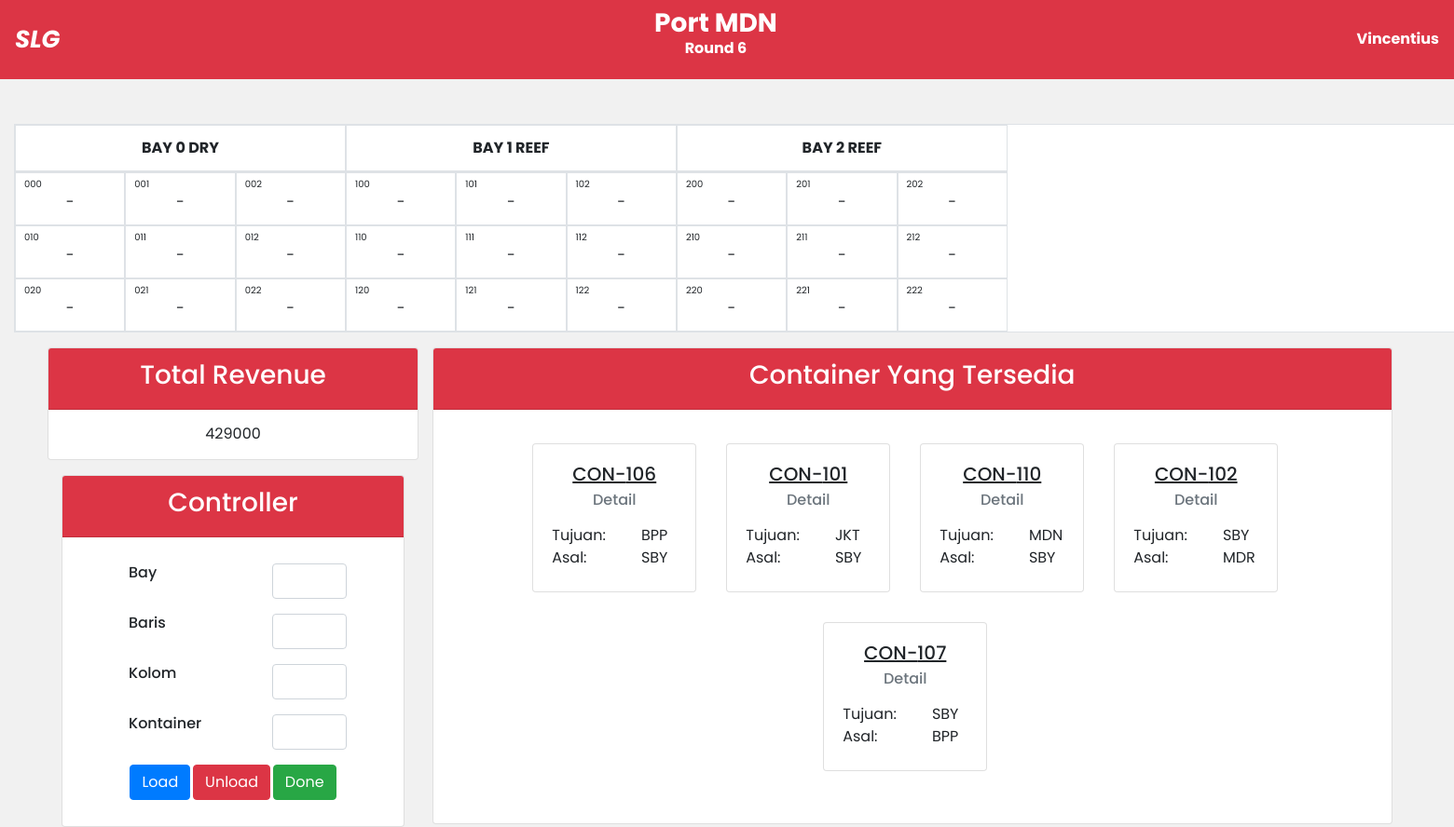
/game1.php (signed in), run on an earlier commit of the app's database.
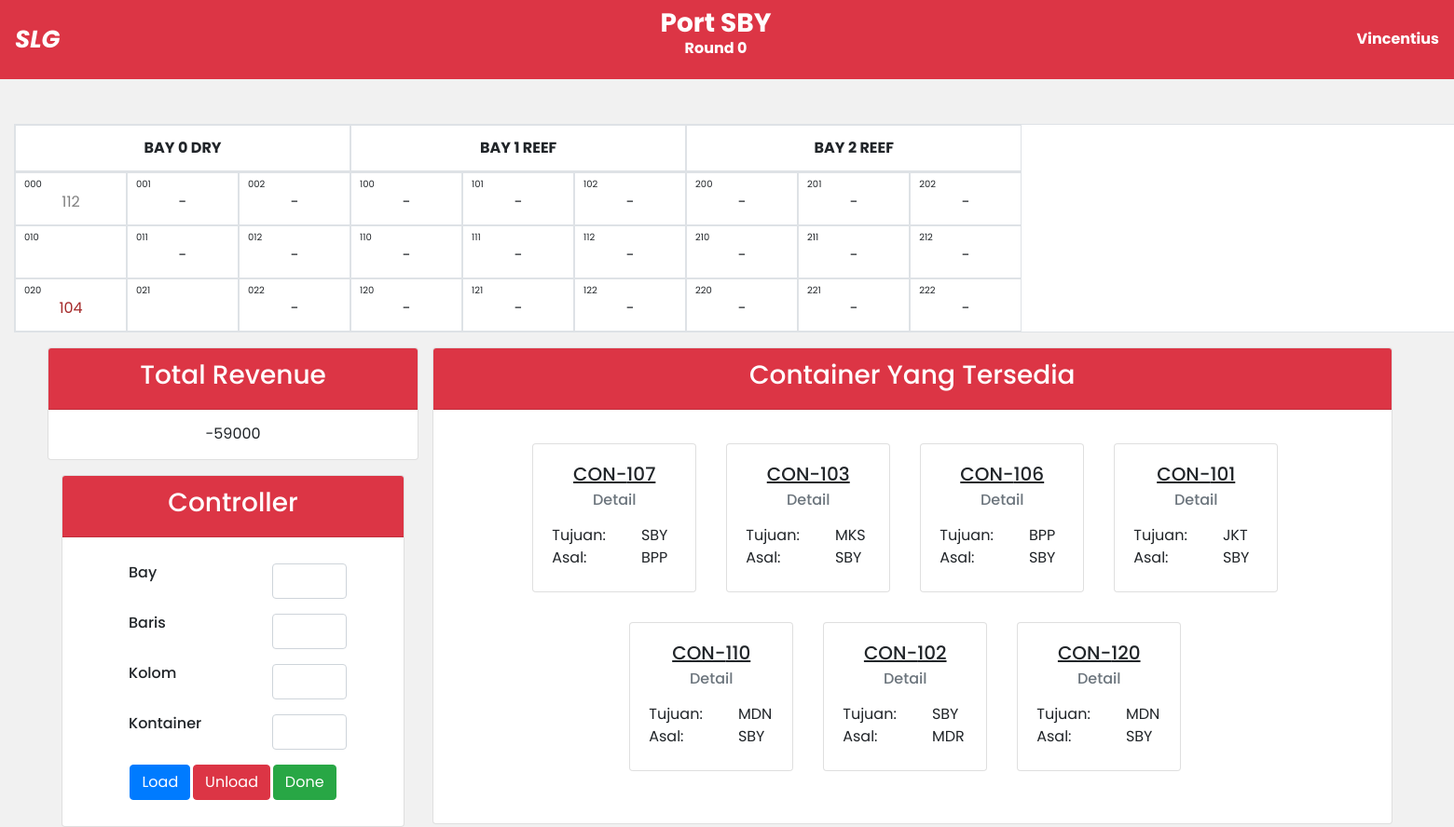
And on a later commit of the database.
### tables this page shows
CREATE TABLE `user` (
  `team_name` varchar(10) NOT NULL,
  `password` varchar(5) NOT NULL,
  `ship` longtext NOT NULL CHECK (json_valid(`ship`)),
  `status` int(1) DEFAULT NULL,
  `id_room` int(4) NOT NULL,
  `origin` text DEFAULT NULL,
  `revenue` int(255) NOT NULL,
  `round` int(11) NOT NULL,
  `pindah` text NOT NULL,
  `finish` int(11) NOT NULL,
  `chance` int(11) NOT NULL,
  `max_chances` int(11) NOT NULL
);

CREATE TABLE `temp_container` (
  `id_container` int(11) NOT NULL,
  `id_user` varchar(11) NOT NULL
);

CREATE TABLE `container` (
  `id_container` int(10) NOT NULL,
  `asal_container` text NOT NULL,
  `tujuan_container` text NOT NULL,
  `id_sales` int(10) NOT NULL,
  `types` text NOT NULL
);

### game1.php (the view, shortened to what this page needs)
<?php
require 'connect.php';
$id = $_SESSION['username'];
$sql = "SELECT pindah, finish from user where team_name = '$id'";
$result = mysqli_query($con, $sql);
$row = mysqli_fetch_array($result);
if ($row['pindah'] == "YES") {
    $roomID = $_SESSION['roomID'];
    $sql = "UPDATE user SET pindah = 'NO' WHERE id_room = '$roomID'";
    mysqli_query($con, $sql);
}
?>
<!DOCTYPE html>
<html lang="en">
<head>
    <link rel="stylesheet" href="https://maxcdn.bootstrapcdn.com/bootstrap/4.0.0/css/bootstrap.min.css">
    <link rel="stylesheet" href="https://cdn.jsdelivr.net/npm/sweetalert2@11/dist/sweetalert2.min.css" id="theme-styles" />
</head>
<body>
    <nav class="navbar navbar-dark bg-danger navbar-expand d-flex justify-content-between" style="width: 100%;">
        <div>
            <a href="#" class="navbar-brand disabled" style="font-style: italic; font-weight:bold; font-size:26px">SLG</a>
        </div>
        <div class="text-white">
            <?php
            $id = $_SESSION['username'];
            $sql = "SELECT origin, round FROM user WHERE team_name='$id'";
            $result = mysqli_query($con, $sql);
            $row = mysqli_fetch_array($result);
            $temp = $row['round'];
            echo "<h3 style='font-weight:bold;'>
                        <div class='row'>
                            Port
                            $row[origin]
                        </div>";
            echo "
                        <div class='row d-flex justify-content-center'>
                            <h6 class='text-center' style='font-weight:bold;'>Round $temp</h6>
                        </div>
                    </h3>";
            ?>
        </div>
        <div class="text-white" style="font-weight: bold;">
            <?php
            echo $_SESSION['username'];
            ?>
        </div>
    </nav>
    <div class="container-fluid mt-5" style="width: 109rem;">
        <table class="flex-nowrap table table-responsive table-bordered text-center overflow-x-auto" style="margin-top: 10px; background-color: #fff;">
            <thead>
                <?php
                $id = $_SESSION['username'];
                $sql = "SELECT ship FROM user WHERE team_name='$id'";
                $result = mysqli_query($con, $sql);
                $resShip = mysqli_fetch_array($result);
                $shipLayout = json_decode($resShip['ship']);
                $temp = count($shipLayout);
                ?>
                <tr class="flex flex-nowrap row" style="margin-left: 0;">
                    <?php
                    for ($i = 0; $i < $temp; $i++) {
                        if ($i == 1 || $i == 2) {
                            echo
                            "
                                        <th class='col-12'>BAY $i REEF</th>
                                    ";
                        } else {
                            echo
                            "
                                    <th class='col-12'>BAY $i DRY</th>
                                ";
                        }
                    }
                    ?>
                </tr>
            </thead>
            <tbody class="overflow-auto">
                <tr class="flex flex-nowrap row" style="margin-left: 0;">
                    <?php
                    $a = 0;
                    $b = 0;
                    $c = 0;
                    $counter = 0;
                    ?>
                    <?php
                    for ($i = 0; $i < 3 * $temp; $i++) {
                        $sql = "SELECT ship FROM user WHERE team_name ='$id'";
                        $result = mysqli_query($con, $sql);
                        $row = mysqli_fetch_array($result);
                        $rowDeck = json_decode($row['ship']);
                        echo
                        "
                                <td class='col-4'>
                                    <div class='id'>
                                        $a$b$c
                                    </div>
                            ";
                        if ($rowDeck[$a][$b][$c] == 0) {
                            echo "-";
                        } else {
                            $container = $rowDeck[$a][$b][$c];
                            $sql = "SELECT * FROM container WHERE id_container='$container'";
                            $result = mysqli_query($con, $sql);
                            $row = mysqli_fetch_array($result);
                            if ($row[2] == 'MDN') {
                                echo "<div style='color: gray'>$row[0]</div>";
                            }
                        }
                        echo "</td>";
                        $c += 1;
                        $counter += 1;
                        if ($counter % 3 == 0) {
                            $a += 1;
                        }
                        if ($c == 3) $c = 0;
                    }
                    ?>
                </tr>
                <tr class="flex flex-nowrap row" style="margin-left: 0;">
                    <?php
                    $a = 0;
                    $b = 1;
                    $c = 0;
                    $counter = 0;
                    ?>
                    <?php
                    for ($i = 0; $i < 3 * $temp; $i++) {
                        $sql = "SELECT ship FROM user WHERE team_name ='$id'";
                        $result = mysqli_query($con, $sql);
                        $row = mysqli_fetch_array($result);
                        $rowDeck = json_decode($row['ship']);
                        echo
                        "
                                <td class='col-4'>
                                    <div class='id'>
                                        $a$b$c
                                    </div>
                            ";
                        if ($rowDeck[$a][$b][$c] == 0) {
                            echo "-";
                        }
                        echo "</td>";
                        $c += 1;
                        $counter += 1;
                        if ($counter % 3 == 0) {
                            $a += 1;
                        }
                        if ($c == 3) $c = 0;
                    }
                    ?>
                </tr>
                <tr class="flex flex-nowrap row" style="margin-left: 0;">
                    <?php
                    $a = 0;
                    $b = 2;
                    $c = 0;
                    $counter = 0;
                    ?>
                    <?php
                    for ($i = 0; $i < 3 * $temp; $i++) {
                        $sql = "SELECT ship FROM user WHERE team_name ='$id'";
                        $result = mysqli_query($con, $sql);
                        $row = mysqli_fetch_array($result);
                        $rowDeck = json_decode($row['ship']);
                        echo
                        "
                                <td class='col-4'>
                                    <div class='id'>
                                        $a$b$c
                                    </div>
                            ";
                        if ($rowDeck[$a][$b][$c] == 0) {
                            echo "-";
                        } else {
                            $container = $rowDeck[$a][$b][$c];
                            $sql = "SELECT * FROM container WHERE id_container='$container'";
                            $result = mysqli_query($con, $sql);
                            $row = mysqli_fetch_array($result);
                            if ($row[2] == 'BPP') {
                                echo "<div style='color: brown'>$row[0]</div>";
                            }
                        }
                        echo "</td>";
                        $c += 1;
                        $counter += 1;
                        if ($counter % 3 == 0) {
                            $a += 1;
                        }
                        if ($c == 3) $c = 0;
                    }
                    ?>
                </tr>
            </tbody>
        </table>
    </div>
    <div class="row d-flex justify-content-center mt-3">
        <div class="col-3">
            <div class="row d-flex justify-content-center">
                <div class="card" style="height: 7.55rem; width:28rem;">
                    <div class="text-center card-header bg-danger text-white">
                        <h3>
                            Total Revenue
                        </h3>
                    </div>
                    <div class="d-flex justify-content-center my-auto">
                        <div class="row money" data-ccy='IDR'>
                            <?php
                            $id = $_SESSION['username'];
                            $sql = "SELECT * FROM user WHERE team_name = '$id'";
                            $result = mysqli_query($con, $sql);
                            $row = mysqli_fetch_array($result);
                            echo $row[6];
                            ?>
                        </div>
                    </div>
                </div>
            </div>
            <div class="card mt-3">
                <div class="card-header text-center bg-danger">
                    <h3 class="text-white">
                        Controller
                    </h3>
                </div>
                <div class="card-body d-flex justify-content-around">
                    <form method="POST" action="bongpasLogic.php">
                        <div class="row my-auto p-2">
                            <h6 class="col-8">Bay</h6>
                            <input type="text" class="form-control" name="bay" id="bay" style="width: 5rem">
                        </div>
                        <div class="row my-auto p-2">
                            <h6 class="col-8">Baris</h6>
                            <input type="text" class="form-control" name="baris" id="baris" style="width: 5rem;">
                        </div>
                        <div class="row my-auto p-2">
                            <h6 class="col-8">Kolom</h6>
                            <input type="text" class="form-control" name="kolom" id="kolom" style="width: 5rem;">
                        </div>
                        <div class="row my-auto p-2">
                            <h6 class="col-8">Kontainer</h6>
                            <input type="text" class="form-control" name="kontainer" id="kontainer" style="width:5rem">
                        </div>
                        <div class="row mx-auto p-2" style="width: 15rem;">
                            <div class="mx-auto">
                                <button class="btn btn-primary" type="submit" name="pasang" id="pasang">Load</button>
                            </div>
                            <div class="mx-auto">
                                <button class="btn btn-danger" type="submit" name="bongkar" id="bongkar">Unload</button>
                            </div>
                            <div class="mx-auto">
                                <button class="btn btn-success" type="submit" name="done" id="done">Done</button>
                            </div>
                        </div>
                    </form>
                </div>
            </div>
        </div>
        <div class="col-8">
            <div class="card" style="height: 32rem;">
                <div class="card-header text-center bg-danger">
                    <h3 class="text-white">Container Yang Tersedia</h3>
                </div>
                <div class="card-body flex-nowrap overflow-y-auto" style="overflow: auto; scrollbar-gutter: stable;">
                    <div class="row d-flex justify-content-center overflow-y-auto">
                        <?php
                        $id = $_SESSION['username'];
                        $sql = "SELECT * FROM temp_container WHERE id_user = '$id'";
                        $result = mysqli_query($con, $sql);
                        if (mysqli_num_rows($result) > 0) {
                            while ($row = mysqli_fetch_array($result)) {
                                echo "
                            <div class='card text-left m-3' style='width: 11rem;height:10rem;margin-top: 10px; display: inline-block;'>
                                <div class='card-body'>
                                    <h5 class='card-title text-center' style = 'text-decoration: underline;'> CON-$row[0]";
                                $id = $row[0];
                                $sql = "SELECT * FROM container where id_container = '$id'";
                                $result2 = mysqli_query($con, $sql);
                                $row2 = mysqli_fetch_array($result2);
                                echo "</h5>
                            <h6 class='card-subtitle mb-2 text-muted text-center'>Detail</h6>
                            <p class='card-text'>
                                <div class='row'>
                                    <div class='col-7'>
                                        Tujuan:
                                    </div>
                                    <div class='col'>
                                        $row2[2]
                                    </div>
                                </div>
                                <div class='row'>
                                    <div class='col-7'>
                                        Asal:
                                    </div>
                                    <div class='col-5'>
                                        $row2[1]
                                    </div>
                                </div>
                            </p>
                        </div>
                    </div>";
                            }
                        } else {
                            echo "Kosong!";
                        }
                        ?>
                    </div>
                </div>
            </div>
        </div>
    </div>
</body>
</html>

### game1.php (style rules this page uses)
* { font-family: 'Poppins', sans-serif; }
body { overflow: hidden; background-color: #f1f1f1; }
.id { margin-top: -8px; margin-left: -3px; font-size: 10px; vertical-align: top; text-align: left; }

What changed in the data, as far as the page shows it:
changed user: origin "MDN" → "SBY"; round "6" → "0"; revenue "429000" → "-59000"
now on this page (row edited): container: id_container "112"
now on this page (row edited): container: id_container "104"
shown differently, row unchanged: temp_container id 107: moves up the list
added temp_container: id_container "103", container.tujuan_container "MKS", container.asal_container "SBY"
added temp_container: id_container "120", container.tujuan_container "MDN", container.asal_container "SBY"
Also different on the page:
new list line: "0 0 0"
new list line: "0 2 0"
list line gone: "0 0 0 -"
list line gone: "0 2 0 -"
